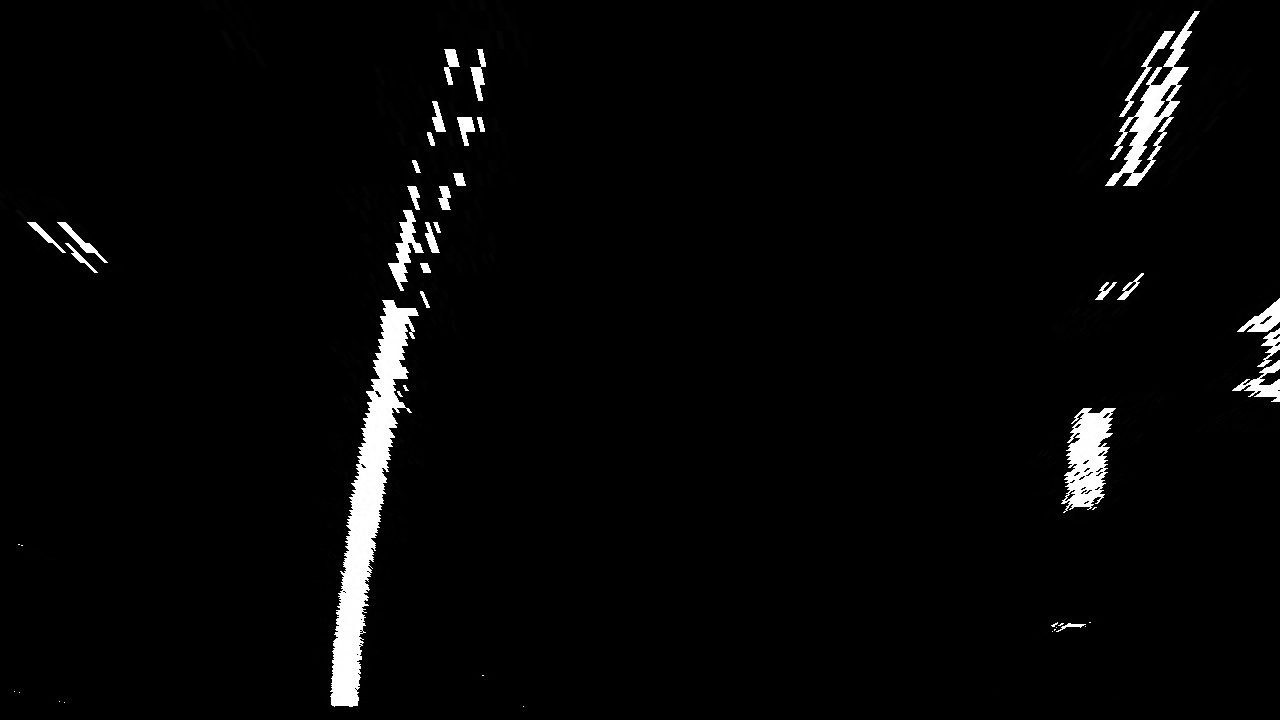
#> input picture Zadatak/output_images/warped_binary_image.jpg, 1280 x 720 px
$ python example4.py
#> lines starting #> are read from the running program, lines starting #| are printed output that depends on the picture
import cv2
import numpy as np

def detect_lane_pixels_and_fit_poly(binary_warped):
    """Детектује пикселе траке и уклапа полином."""
    # Израчунавање хистограма
    histogram = np.sum(binary_warped[binary_warped.shape[0]//2:, :], axis=0)
    midpoint = int(histogram.shape[0]//2)
    leftx_base = np.argmax(histogram[:midpoint])
    rightx_base = np.argmax(histogram[midpoint:]) + midpoint

    # Хиперпараметри за sliding window
    nwindows = 9
    margin = 100
    minpix = 50

    window_height = int(binary_warped.shape[0] // nwindows)
    nonzero = binary_warped.nonzero()
    nonzeroy = np.array(nonzero[0])
    nonzerox = np.array(nonzero[1])

    leftx_current = leftx_base
    rightx_current = rightx_base

    left_lane_inds = []
    right_lane_inds = []

    # Sliding window
    for window in range(nwindows):
        win_y_low = binary_warped.shape[0] - (window + 1) * window_height
        win_y_high = binary_warped.shape[0] - window * window_height
        win_xleft_low = leftx_current - margin
        win_xleft_high = leftx_current + margin
        win_xright_low = rightx_current - margin
        win_xright_high = rightx_current + margin

        # Детекција пиксела унутар прозора
        good_left_inds = ((nonzeroy >= win_y_low) & (nonzeroy < win_y_high) &
                          (nonzerox >= win_xleft_low) & (nonzerox < win_xleft_high)).nonzero()[0]
        good_right_inds = ((nonzeroy >= win_y_low) & (nonzeroy < win_y_high) &
                           (nonzerox >= win_xright_low) & (nonzerox < win_xright_high)).nonzero()[0]

        left_lane_inds.append(good_left_inds)
        right_lane_inds.append(good_right_inds)

        if len(good_left_inds) > minpix:
            leftx_current = int(np.mean(nonzerox[good_left_inds]))
        if len(good_right_inds) > minpix:
            rightx_current = int(np.mean(nonzerox[good_right_inds]))

    left_lane_inds = np.concatenate(left_lane_inds)
    right_lane_inds = np.concatenate(right_lane_inds)

    leftx = nonzerox[left_lane_inds]
    lefty = nonzeroy[left_lane_inds]
    rightx = nonzerox[right_lane_inds]
    righty = nonzeroy[right_lane_inds]

    # Уклапање полинома
    left_fit = np.polyfit(lefty, leftx, 2)
    right_fit = np.polyfit(righty, rightx, 2)

    return left_fit, right_fit, left_lane_inds, right_lane_inds

def visualize_lane_detection(binary_warped, left_fit, right_fit):
    """Приказује детекцију траке и уклопљене линије."""
    # Креирај празну слику у боји за визуализацију
    out_img = np.dstack((binary_warped, binary_warped, binary_warped)) * 255

    # Креирај координате за уклопљене линије
    ploty = np.linspace(0, binary_warped.shape[0] - 1, binary_warped.shape[0])
    left_fitx = left_fit[0] * ploty**2 + left_fit[1] * ploty + left_fit[2]
    right_fitx = right_fit[0] * ploty**2 + right_fit[1] * ploty + right_fit[2]

    # Цртање линија на слици
    for i in range(len(ploty) - 1):
        # Лева линија
        cv2.line(out_img,
                 (int(left_fitx[i]), int(ploty[i])),
                 (int(left_fitx[i + 1]), int(ploty[i + 1])),
                 (255, 0, 0), 10)
        # Десна линија
        cv2.line(out_img,
                 (int(right_fitx[i]), int(ploty[i])),
                 (int(right_fitx[i + 1]), int(ploty[i + 1])),
                 (0, 0, 255), 10)

    # Приказ резултата
    cv2.imshow("Lane Detection Visualization", out_img)
    cv2.waitKey(0)
    cv2.destroyAllWindows()

    # Чување слике
    cv2.imwrite('../output_images/lane_lines_image.jpg', out_img)

# Учитавање трансформисане бинарне слике
binary_warped = cv2.imread('../output_images/warped_binary_image.jpg', cv2.IMREAD_GRAYSCALE)
#> binary_warped is the input picture: shape (720, 1280); min 0, max 255, mean 6.9
# binary_warped = cv2.imread('../test_images/straight_lines1.jpg', cv2.IMREAD_GRAYSCALE)

# Примена функција
left_fit, right_fit, _, _ = detect_lane_pixels_and_fit_poly(binary_warped)
#> in detect_lane_pixels_and_fit_poly, `histogram = np.sum(binary_warped[binary_warped.shape[0]//2:, :], axis=0)`: histogram = 1280 values, max 58785 at index 357, min 0 at index 0, mean 2760.8
#> in detect_lane_pixels_and_fit_poly, `leftx_base = np.argmax(histogram[:midpoint])`: leftx_base = 357
#> in detect_lane_pixels_and_fit_poly, `rightx_base = np.argmax(histogram[midpoint:]) + midpoint`: rightx_base = 1090
#> in detect_lane_pixels_and_fit_poly, `nonzero = binary_warped.nonzero()`: nonzero = 67466 positions, rows 0 to 711, columns 0 to 1279
#> in detect_lane_pixels_and_fit_poly, `leftx_current = leftx_base`: leftx_current = 357
#> in detect_lane_pixels_and_fit_poly, `rightx_current = rightx_base`: rightx_current = 1090
#> the loop in detect_lane_pixels_and_fit_poly, `for window in range(nwindows):` made 9 passes
#> (win_xleft_low, win_xleft_high, win_xright_low, win_xright_high, leftx_current, rightx_current) on passes 1 to 9: (257, 457, 990, 1190, 345, 1054), (245, 445, 954, 1154, 351, 1066), (251, 451, 966, 1166, 364, 1079), (264, 464, 979, 1179, 378, 1093), (278, 478, 993, 1193, 388, 1100), (288, 488, 1000, 1200, 412, 1110), (312, 512, 1010, 1210, 425, 1125), (325, 525, 1025, 1225, 445, 1155), (345, 545, 1055, 1255, 474, 1167)
#> after the loop in detect_lane_pixels_and_fit_poly, `for window in range(nwindows):`: left_lane_inds = 9 items
#> in detect_lane_pixels_and_fit_poly, `left_fit = np.polyfit(lefty, leftx, 2)`: left_fit = [0.000168, -0.32, 484.4]
#> in detect_lane_pixels_and_fit_poly, `right_fit = np.polyfit(righty, rightx, 2)`: right_fit = [0.000128, -0.261, 1180]
#> left_fit = [0.000168, -0.32, 484.4]; right_fit = [0.000128, -0.261, 1180]
visualize_lane_detection(binary_warped, left_fit, right_fit)
#> in visualize_lane_detection, `left_fitx = left_fit[0] * ploty**2 + left_fit[1] * ploty + left_fit[2]`: left_fitx = 720 values, max 484.4 at index 0, min 341.1 at index 719, mean 398.3
#> in visualize_lane_detection, `right_fitx = right_fit[0] * ploty**2 + right_fit[1] * ploty + right_fi..`: right_fitx = 720 values, max 1180 at index 0, min 1058.6 at index 719, mean 1108.3
#> after the loop in visualize_lane_detection, `for i in range(len(ploty) - 1):`:
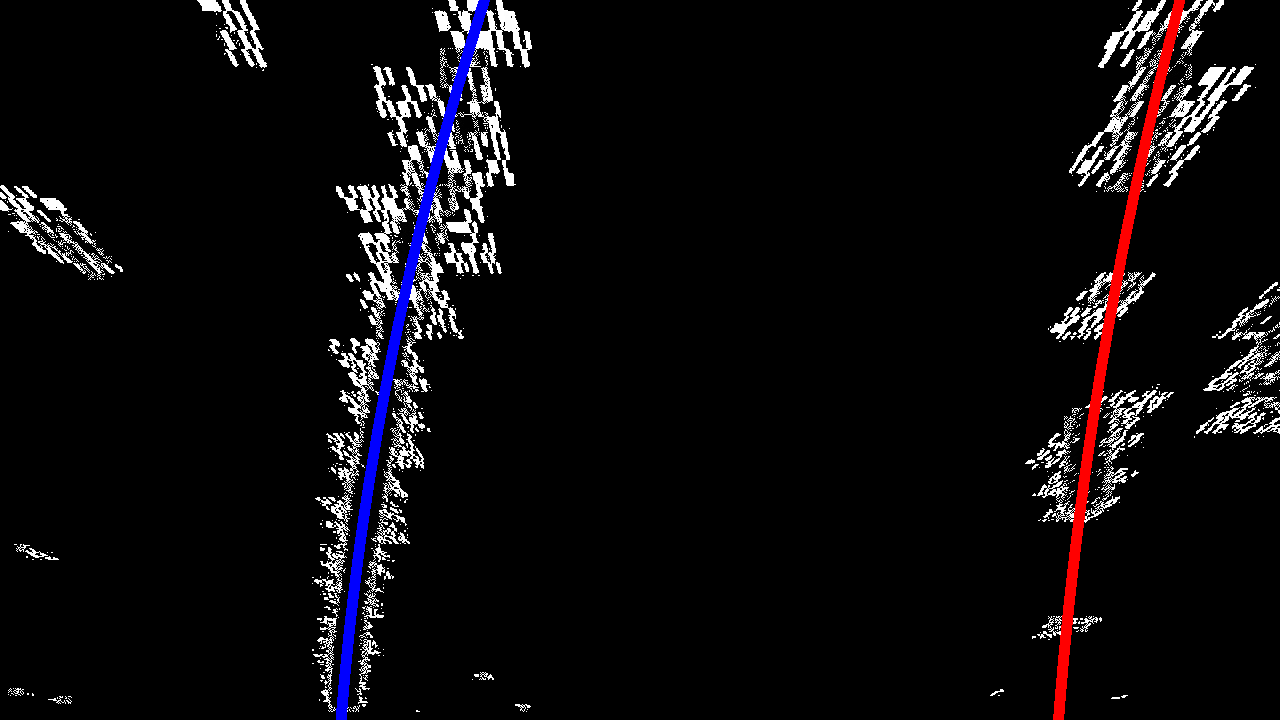
#> out_img: shape (720, 1280, 3); mean of channels 0, 1, 2 13.3, 11.1, 13.3; drawn as B, G, R


def warp_back_to_original(binary_warped, Minv, left_fit, right_fit, undistorted):
    """
    Враћа слику из птичје перспективе у оригиналну перспективу са визуелизацијом линија.

    binary_warped: бинарна слика у птичјој перспективи.
    Minv: инверзна матрица трансформације за враћање у оригиналну перспективу.
    left_fit: полином који представља леву линију.
    right_fit: полином који представља десну линију.
    undistorted: оригинална слика (исправљена за дисторзију).
    """
    # Генериши x и y вредности за уклопљене линије
    ploty = np.linspace(0, binary_warped.shape[0] - 1, binary_warped.shape[0])
    left_fitx = left_fit[0] * ploty ** 2 + left_fit[1] * ploty + left_fit[2]
    right_fitx = right_fit[0] * ploty ** 2 + right_fit[1] * ploty + right_fit[2]

    # Створи празну слику за визуализацију
    warp_zero = np.zeros_like(binary_warped).astype(np.uint8)
    lane_area = np.dstack((warp_zero, warp_zero, warp_zero))

    # Попуни поље између линија зеленом бојом
    pts_left = np.array([np.transpose(np.vstack([left_fitx, ploty]))])
    pts_right = np.array([np.flipud(np.transpose(np.vstack([right_fitx, ploty])))])
    pts = np.hstack((pts_left, pts_right))
    cv2.fillPoly(lane_area, np.int_([pts]), (0, 255, 0))  # Зелена боја за траку

    # Нацртај леву ивицу (плава)
    for i in range(len(ploty) - 1):
        cv2.line(lane_area,
                 (int(left_fitx[i]), int(ploty[i])),
                 (int(left_fitx[i + 1]), int(ploty[i + 1])),
                 (255, 0, 0), 50)

    # Нацртај десну ивицу (црвена)
    for i in range(len(ploty) - 1):
        cv2.line(lane_area,
                 (int(right_fitx[i]), int(ploty[i])),
                 (int(right_fitx[i + 1]), int(ploty[i + 1])),
                 (0, 0, 255), 50)

    # Примени обрнуту перспективну трансформацију
    lane_area_warped = cv2.warpPerspective(lane_area, Minv, (binary_warped.shape[1], binary_warped.shape[0]))

    # Комбинуј са оригиналном сликом
    result = cv2.addWeighted(undistorted, 1, lane_area_warped, 0.3, 0)

    return result

# Дефиниши тачке
src = np.float32([[200, 720], [1100, 720], [595, 450], [685, 450]])
dst = np.float32([[300, 720], [980, 720], [300, 0], [980, 0]])

# Матрице трансформације
M = cv2.getPerspectiveTransform(src, dst)
#> M = [[-0.54, -1.5, 976.4], [0, -1.9, 857.1], [0, -0.00238, 1]]
Minv = cv2.getPerspectiveTransform(dst, src)
#> Minv = [[0.132, -0.799, 555.3], [0, -0.525, 450], [-2.16e-19, -0.00125, 1]]

undistorted = cv2.imread('../test_images/test3.jpg')
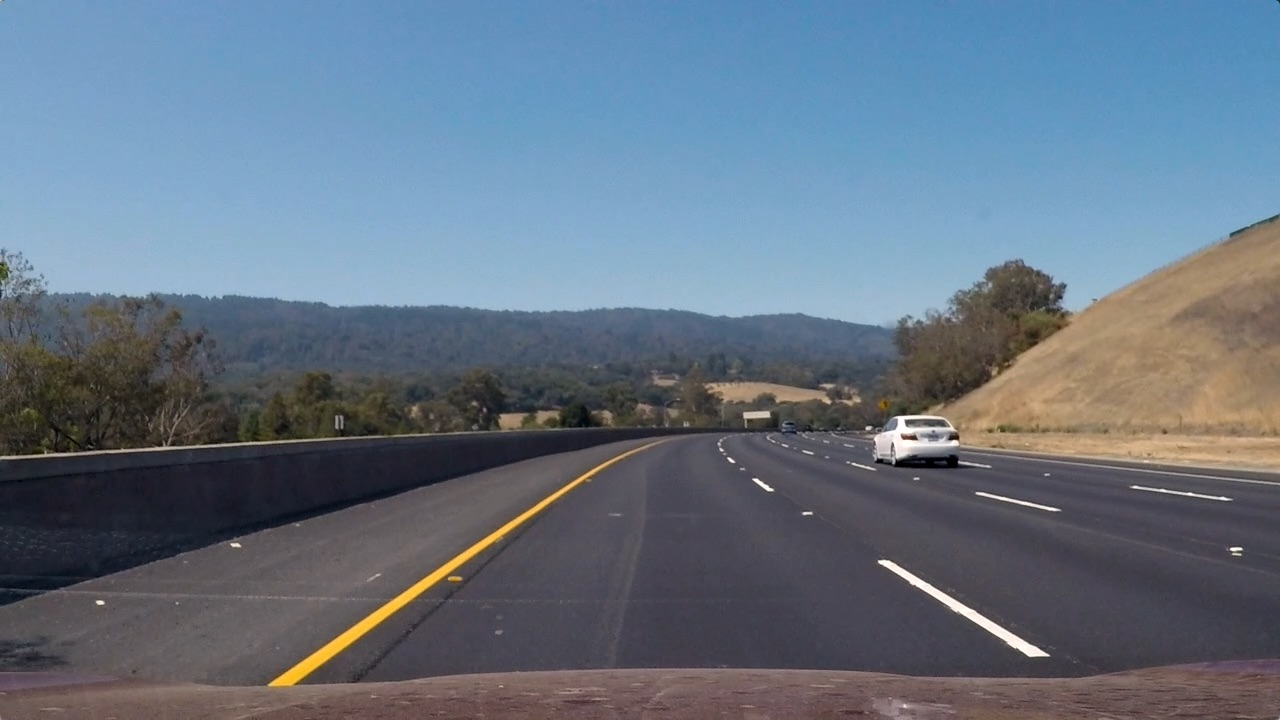
#> input picture Zadatak/test_images/test3.jpg, 1280 x 720 px
#> undistorted is the input picture: shape (720, 1280, 3); mean B, G, R 130.7, 115.3, 101.1

# Пример позива
final_result = warp_back_to_original(binary_warped, Minv, left_fit, right_fit, undistorted)
#> in warp_back_to_original, `pts_left = np.array([np.transpose(np.vstack([left_fitx, ploty]))])`: pts_left = 720 pairs, first value 341.1 to 484.4, second value 0 to 719
#> in warp_back_to_original, `pts_right = np.array([np.flipud(np.transpose(np.vstack([right_fitx, pl..`: pts_right = 720 pairs, first value 1058.6 to 1180, second value 0 to 719
#> in warp_back_to_original, `pts = np.hstack((pts_left, pts_right))`: pts = 1440 pairs, first value 341.1 to 1180, second value 0 to 719
#> after the loop in warp_back_to_original, `for i in range(len(ploty) - 1):`: lane_area: shape (720, 1280, 3); mean of channels 0, 1, 2 10.3, 136.4, 0
#> after the loop in warp_back_to_original, `for i in range(len(ploty) - 1):`:
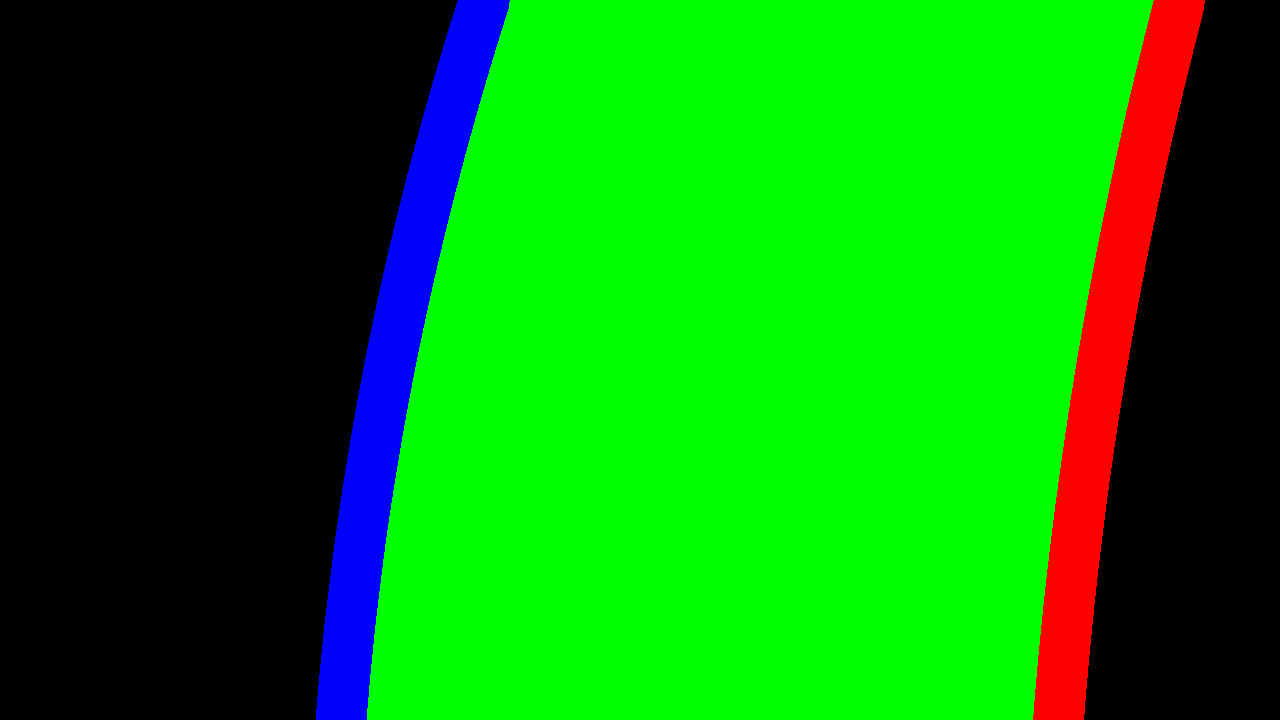
#> lane_area: shape (720, 1280, 3); mean of channels 0, 1, 2 10.3, 131.1, 10.3; drawn as B, G, R
#> in warp_back_to_original, `result = cv2.addWeighted(undistorted, 1, lane_area_warped, 0.3, 0)`:
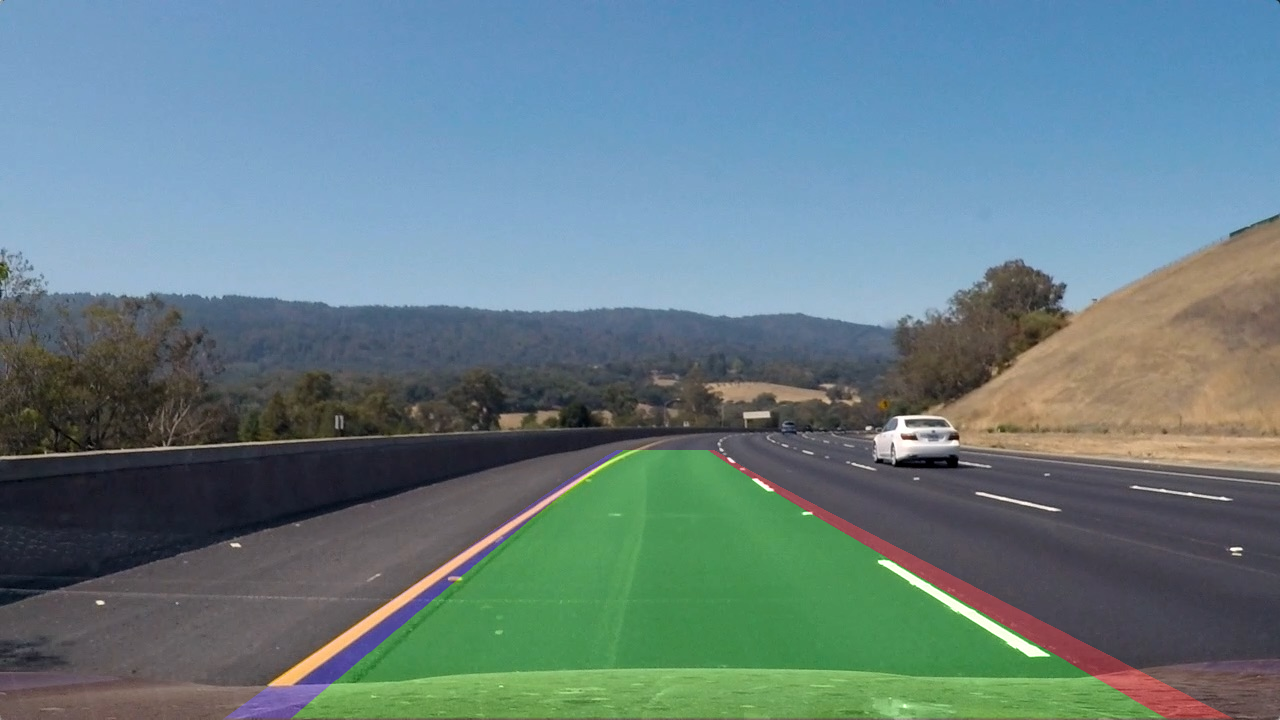
#> result: shape (720, 1280, 3); mean B, G, R 131.5, 125.9, 101.9
cv2.imwrite('../output_images/final_result.jpg', final_result)
cv2.imshow("Final Result", final_result)
cv2.waitKey(0)
cv2.destroyAllWindows()
